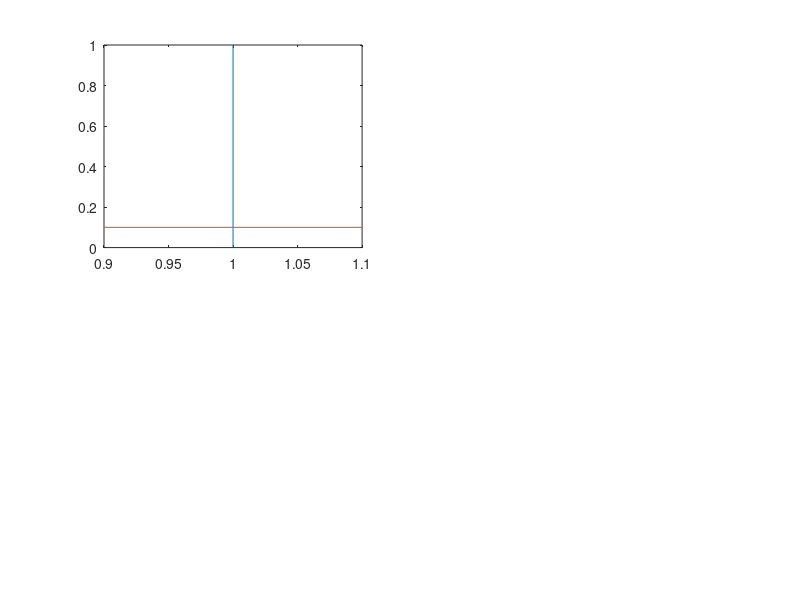

This figure's MATLAB source: (Note: this script raises an error after producing the figure.)

clear all
clc

% mtstream=RandStream('mt19937ar');
% RandStream.setDefaultStream(mtstream);

addpath('functions')
addpath('data')

mc=xlsread('results.xls','figure6_supp');

subplot(2,2,1)
plot([1,1],get(gca,'ylim'))
hold on
plot(xlim,[0.1,0.1])
hold on 
scatter(mc(:,1),mc(:,2))   

subplot(2,2,2)
plot([1,1],get(gca,'ylim'))
hold on
plot(xlim,[0.1,0.1])
hold on 
scatter(mc(:,3),mc(:,4))

subplot(2,2,3)
plot([1,1],get(gca,'ylim'))
hold on
plot(xlim,[0.1,0.1])
hold on 
scatter(mc(:,5),mc(:,6))

subplot(2,2,4)
plot([1,1],get(gca,'ylim'))
hold on
plot(xlim,[0.1,0.1])
hold on 
scatter(mc(:,7),mc(:,8))
 
